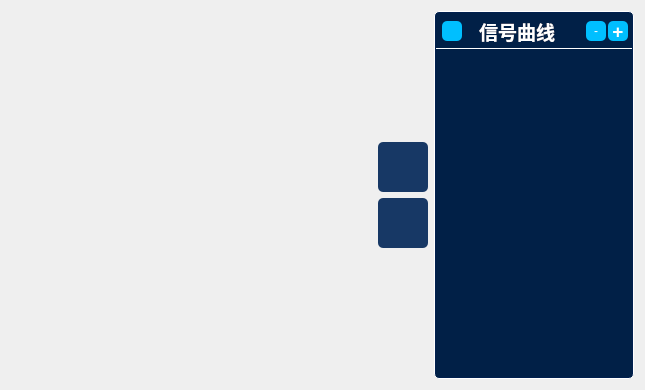
<?xml version="1.0" encoding="UTF-8"?>
<ui version="4.0">
 <class>Chart</class>
 <widget class="QWidget" name="Chart">
  <property name="geometry">
   <rect>
    <x>0</x>
    <y>0</y>
    <width>645</width>
    <height>390</height>
   </rect>
  </property>
  <property name="windowTitle">
   <string>Form</string>
  </property>
  <layout class="QHBoxLayout" name="horizontalLayout">
   <item>
    <widget class="QWidget" name="widget" native="true">
     <layout class="QHBoxLayout" name="horizontalLayout_3">
      <property name="spacing">
       <number>0</number>
      </property>
      <property name="leftMargin">
       <number>0</number>
      </property>
      <property name="topMargin">
       <number>0</number>
      </property>
      <property name="rightMargin">
       <number>0</number>
      </property>
      <property name="bottomMargin">
       <number>0</number>
      </property>
      <item>
       <layout class="QHBoxLayout" name="chart_horizontalLayout"/>
      </item>
     </layout>
    </widget>
   </item>
   <item>
    <widget class="QWidget" name="widget_2" native="true">
     <property name="minimumSize">
      <size>
       <width>50</width>
       <height>0</height>
      </size>
     </property>
     <property name="maximumSize">
      <size>
       <width>50</width>
       <height>16777215</height>
      </size>
     </property>
     <layout class="QVBoxLayout" name="verticalLayout">
      <property name="leftMargin">
       <number>0</number>
      </property>
      <property name="topMargin">
       <number>0</number>
      </property>
      <property name="rightMargin">
       <number>0</number>
      </property>
      <property name="bottomMargin">
       <number>0</number>
      </property>
      <item>
       <spacer name="verticalSpacer">
        <property name="orientation">
         <enum>Qt::Vertical</enum>
        </property>
        <property name="sizeHint" stdset="0">
         <size>
          <width>20</width>
          <height>136</height>
         </size>
        </property>
       </spacer>
      </item>
      <item>
       <widget class="QPushButton" name="X_Chart_Flash_PushButton">
        <property name="sizePolicy">
         <sizepolicy hsizetype="Fixed" vsizetype="Fixed">
          <horstretch>0</horstretch>
          <verstretch>0</verstretch>
         </sizepolicy>
        </property>
        <property name="minimumSize">
         <size>
          <width>50</width>
          <height>50</height>
         </size>
        </property>
        <property name="maximumSize">
         <size>
          <width>50</width>
          <height>50</height>
         </size>
        </property>
        <property name="layoutDirection">
         <enum>Qt::LeftToRight</enum>
        </property>
        <property name="styleSheet">
         <string notr="true">QPushButton {
    /* 正常状态下的样式 */
    background-color: rgb(23, 56, 101);/* 正常状态下的背景颜色 */
    border-radius: 5px; 
}

QPushButton:hover {
    /* 鼠标悬停状态下的样式 */
    background-color:rgb(32, 77, 136); /* 悬停状态下的背景颜色 */
}</string>
        </property>
        <property name="text">
         <string/>
        </property>
        <property name="icon">
         <iconset resource="icon.qrc">
          <normaloff>:/new/prefix1/icon/Chart_No_Flash.png</normaloff>
          <normalon>:/new/prefix1/icon/Chart_Flash.png</normalon>:/new/prefix1/icon/Chart_No_Flash.png</iconset>
        </property>
        <property name="iconSize">
         <size>
          <width>40</width>
          <height>40</height>
         </size>
        </property>
        <property name="checkable">
         <bool>true</bool>
        </property>
       </widget>
      </item>
      <item>
       <widget class="QPushButton" name="Y_Chart_Flash_PushButton">
        <property name="sizePolicy">
         <sizepolicy hsizetype="Fixed" vsizetype="Fixed">
          <horstretch>0</horstretch>
          <verstretch>0</verstretch>
         </sizepolicy>
        </property>
        <property name="minimumSize">
         <size>
          <width>50</width>
          <height>50</height>
         </size>
        </property>
        <property name="maximumSize">
         <size>
          <width>50</width>
          <height>50</height>
         </size>
        </property>
        <property name="layoutDirection">
         <enum>Qt::LeftToRight</enum>
        </property>
        <property name="styleSheet">
         <string notr="true">QPushButton {
    /* 正常状态下的样式 */
    background-color: rgb(23, 56, 101);/* 正常状态下的背景颜色 */
    border-radius: 5px; 
}

QPushButton:hover {
    /* 鼠标悬停状态下的样式 */
    background-color:rgb(32, 77, 136); /* 悬停状态下的背景颜色 */
}</string>
        </property>
        <property name="text">
         <string/>
        </property>
        <property name="icon">
         <iconset resource="icon.qrc">
          <normaloff>:/new/prefix1/icon/y_Chart_Flash.png</normaloff>
          <normalon>:/new/prefix1/icon/y_No_Chart_Flash.png</normalon>:/new/prefix1/icon/y_Chart_Flash.png</iconset>
        </property>
        <property name="iconSize">
         <size>
          <width>40</width>
          <height>40</height>
         </size>
        </property>
        <property name="checkable">
         <bool>true</bool>
        </property>
       </widget>
      </item>
      <item>
       <spacer name="verticalSpacer_2">
        <property name="orientation">
         <enum>Qt::Vertical</enum>
        </property>
        <property name="sizeHint" stdset="0">
         <size>
          <width>20</width>
          <height>136</height>
         </size>
        </property>
       </spacer>
      </item>
     </layout>
    </widget>
   </item>
   <item>
    <widget class="QWidget" name="RGA_Device_Page" native="true">
     <property name="sizePolicy">
      <sizepolicy hsizetype="Fixed" vsizetype="Preferred">
       <horstretch>0</horstretch>
       <verstretch>0</verstretch>
      </sizepolicy>
     </property>
     <property name="minimumSize">
      <size>
       <width>200</width>
       <height>0</height>
      </size>
     </property>
     <property name="maximumSize">
      <size>
       <width>200</width>
       <height>16777215</height>
      </size>
     </property>
     <property name="styleSheet">
      <string notr="true">#RGA_Device_Page{
	background-color: rgb(1, 32, 79);
    border-radius: 5px; 
    border:1px solid rgb(255, 255, 255);
}</string>
     </property>
     <layout class="QVBoxLayout" name="verticalLayout_3">
      <property name="spacing">
       <number>0</number>
      </property>
      <property name="leftMargin">
       <number>2</number>
      </property>
      <property name="topMargin">
       <number>2</number>
      </property>
      <property name="rightMargin">
       <number>2</number>
      </property>
      <property name="bottomMargin">
       <number>2</number>
      </property>
      <item>
       <widget class="QFrame" name="AMU_List_Menu">
        <property name="sizePolicy">
         <sizepolicy hsizetype="Preferred" vsizetype="Fixed">
          <horstretch>0</horstretch>
          <verstretch>0</verstretch>
         </sizepolicy>
        </property>
        <property name="styleSheet">
         <string notr="true">#AMU_List_Menu{
	background-color: #012047;
   border-left: 1; /* 左边边框宽度为0 */
    border-right: 1; /* 右边边框宽度为0 */
    border-top: 0; /* 顶部边框宽度为0 */
    border-bottom: 1px solid rgb(255, 255, 255); /* 底部边框宽度为1像素，颜色为黑色 */
    border-radius: 0px; 
}

QPushButton {
    /* 正常状态下的样式 */
	font: 700 14pt &quot;Microsoft YaHei UI&quot;;
 color:rgb(255, 255, 255);
 background-color: #00BFFF;
    border-radius: 5px; 
}

QPushButton:hover {
    /* 鼠标悬停状态下的样式 */
    background-color:#87CEFA; /* 悬停状态下的背景颜色 */
}


</string>
        </property>
        <property name="frameShape">
         <enum>QFrame::StyledPanel</enum>
        </property>
        <property name="frameShadow">
         <enum>QFrame::Raised</enum>
        </property>
        <layout class="QHBoxLayout" name="horizontalLayout_2">
         <property name="spacing">
          <number>2</number>
         </property>
         <property name="leftMargin">
          <number>4</number>
         </property>
         <property name="topMargin">
          <number>4</number>
         </property>
         <property name="rightMargin">
          <number>4</number>
         </property>
         <property name="bottomMargin">
          <number>2</number>
         </property>
         <item>
          <spacer name="horizontalSpacer_6">
           <property name="orientation">
            <enum>Qt::Horizontal</enum>
           </property>
           <property name="sizeType">
            <enum>QSizePolicy::Fixed</enum>
           </property>
           <property name="sizeHint" stdset="0">
            <size>
             <width>2</width>
             <height>20</height>
            </size>
           </property>
          </spacer>
         </item>
         <item>
          <widget class="QPushButton" name="Hide_SingalList_PushButton">
           <property name="sizePolicy">
            <sizepolicy hsizetype="Fixed" vsizetype="Fixed">
             <horstretch>0</horstretch>
             <verstretch>0</verstretch>
            </sizepolicy>
           </property>
           <property name="minimumSize">
            <size>
             <width>20</width>
             <height>20</height>
            </size>
           </property>
           <property name="maximumSize">
            <size>
             <width>20</width>
             <height>20</height>
            </size>
           </property>
           <property name="font">
            <font>
             <family>Microsoft YaHei UI</family>
             <pointsize>14</pointsize>
             <italic>false</italic>
             <bold>true</bold>
            </font>
           </property>
           <property name="styleSheet">
            <string notr="true"/>
           </property>
           <property name="text">
            <string/>
           </property>
           <property name="icon">
            <iconset resource="icon.qrc">
             <normaloff>:/new/prefix1/icon/show.png</normaloff>:/new/prefix1/icon/show.png</iconset>
           </property>
           <property name="iconSize">
            <size>
             <width>15</width>
             <height>15</height>
            </size>
           </property>
          </widget>
         </item>
         <item>
          <spacer name="horizontalSpacer">
           <property name="orientation">
            <enum>Qt::Horizontal</enum>
           </property>
           <property name="sizeType">
            <enum>QSizePolicy::Fixed</enum>
           </property>
           <property name="sizeHint" stdset="0">
            <size>
             <width>15</width>
             <height>20</height>
            </size>
           </property>
          </spacer>
         </item>
         <item>
          <widget class="QLabel" name="label">
           <property name="font">
            <font>
             <pointsize>14</pointsize>
             <bold>true</bold>
            </font>
           </property>
           <property name="styleSheet">
            <string notr="true">	background-color: #012047;
color: rgb(255, 255, 255);</string>
           </property>
           <property name="text">
            <string>信号曲线</string>
           </property>
          </widget>
         </item>
         <item>
          <widget class="QPushButton" name="Remove_Signal_pushButton">
           <property name="sizePolicy">
            <sizepolicy hsizetype="Fixed" vsizetype="Fixed">
             <horstretch>0</horstretch>
             <verstretch>0</verstretch>
            </sizepolicy>
           </property>
           <property name="minimumSize">
            <size>
             <width>20</width>
             <height>20</height>
            </size>
           </property>
           <property name="maximumSize">
            <size>
             <width>20</width>
             <height>20</height>
            </size>
           </property>
           <property name="text">
            <string>-</string>
           </property>
          </widget>
         </item>
         <item>
          <widget class="QPushButton" name="Add_Signal_pushButton">
           <property name="sizePolicy">
            <sizepolicy hsizetype="Fixed" vsizetype="Fixed">
             <horstretch>0</horstretch>
             <verstretch>0</verstretch>
            </sizepolicy>
           </property>
           <property name="minimumSize">
            <size>
             <width>20</width>
             <height>20</height>
            </size>
           </property>
           <property name="maximumSize">
            <size>
             <width>20</width>
             <height>20</height>
            </size>
           </property>
           <property name="font">
            <font>
             <family>Microsoft YaHei UI</family>
             <pointsize>14</pointsize>
             <italic>false</italic>
             <bold>true</bold>
            </font>
           </property>
           <property name="text">
            <string>+</string>
           </property>
          </widget>
         </item>
        </layout>
       </widget>
      </item>
      <item>
       <widget class="QListWidget" name="AMU_listWidget">
        <property name="sizePolicy">
         <sizepolicy hsizetype="Preferred" vsizetype="Preferred">
          <horstretch>0</horstretch>
          <verstretch>0</verstretch>
         </sizepolicy>
        </property>
        <property name="font">
         <font>
          <bold>false</bold>
         </font>
        </property>
        <property name="focusPolicy">
         <enum>Qt::ClickFocus</enum>
        </property>
        <property name="styleSheet">
         <string notr="true">QListWidget
{
	background-color: #012047;
 border:none;
    outline: none;
}


QListWidget::item
{
   background-color: #005F87;
   width:173px;
   height:35px;
   border-radius: 5px; 
    border:none; /* 边框颜色 */
   margin-top: 2px;
   margin-bottom: 2px;
   margin-left: 2px;
   margin-right: 2px;
}


QListWidget::item:hover
{
    background-color:#87CEFA; /* 悬停状态下的背景颜色 */
}

QListWidget::item:selected
{
   outline: 0px;
  background-color: rgb(26, 200, 255); /* 更亮的蓝色 */
}
</string>
        </property>
       </widget>
      </item>
     </layout>
    </widget>
   </item>
  </layout>
 </widget>
 <resources>
  <include location="icon.qrc"/>
 </resources>
 <connections/>
</ui>
